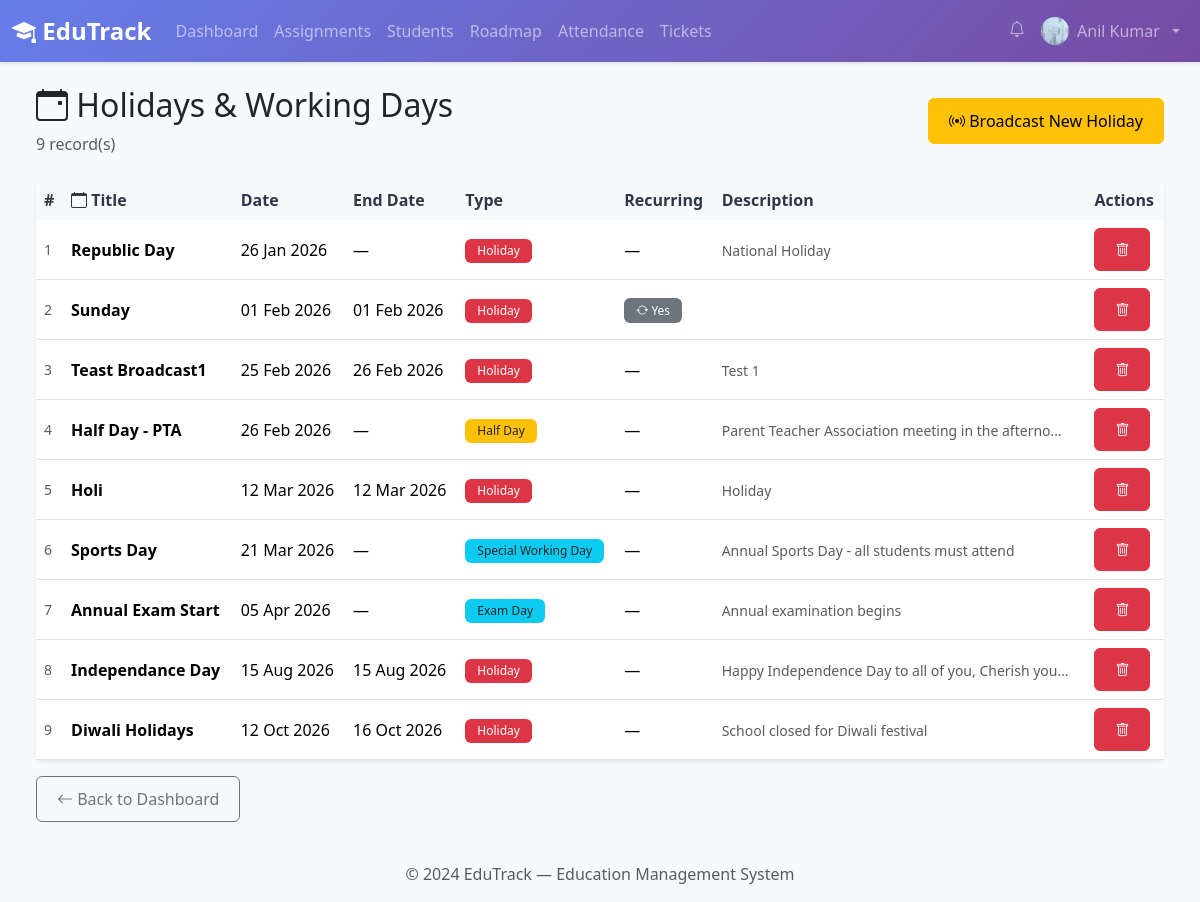
Page /admin-panel/holidays/ (signed in) on the committed database.
### core/models.py (models this page shows, shortened)
class UserProfile(models.Model):
    ROLE_CHOICES = [
        ('admin', 'Administrator'),
        ('teacher', 'Teacher'),
        ('student', 'Student'),
        ('parent', 'Parent'),
    ]
    user = models.OneToOneField(
        User,
        on_delete=models.CASCADE,
        related_name='profile'
    )
    role = models.CharField(
        max_length=20,
        choices=ROLE_CHOICES,
        default='student'
    )
    phone_number = models.CharField(
        max_length=15,
        blank=True,
        help_text='Contact phone number'
    )
    profile_photo = models.ImageField(
        upload_to='profile_photos/',
        null=True,
        blank=True,
        validators=[validate_image_extension],
        help_text='Profile picture (JPG, PNG, GIF)'
    )
    date_of_birth = models.DateField(null=True, blank=True)
    address = models.TextField(blank=True, help_text='Residential address')
    pending_amount = models.DecimalField(
        max_digits=10,
        decimal_places=2,
        default=0.00,
        help_text='Running total of unpaid/overdue fees (auto-updated)'
    )
    created_at = models.DateTimeField(auto_now_add=True)
    updated_at = models.DateTimeField(auto_now=True)
    class Meta:
        verbose_name = 'User Profile'
        verbose_name_plural = 'User Profiles'
        ordering = ['user__first_name', 'user__last_name']

class Holiday(models.Model):
    HOLIDAY_TYPE_CHOICES = [
        ('holiday', 'Holiday'),
        ('working_day', 'Special Working Day'),
        ('half_day', 'Half Day'),
        ('exam', 'Exam Day'),
    ]
    title = models.CharField(max_length=200)
    date = models.DateField()
    end_date = models.DateField(null=True, blank=True, help_text='End date for multi-day events')
    description = models.TextField(blank=True)
    holiday_type = models.CharField(max_length=20, choices=HOLIDAY_TYPE_CHOICES, default='holiday')
    is_recurring = models.BooleanField(default=False)
    created_by = models.ForeignKey(User, on_delete=models.CASCADE, related_name='created_holidays')
    created_at = models.DateTimeField(auto_now_add=True)
    class Meta:
        verbose_name = 'Holiday'
        verbose_name_plural = 'Holidays'
        ordering = ['date']

### core/views.py (the view)
# urls.py: path('admin-panel/holidays/', HolidayListView.as_view(), name='holiday_list'),
class HolidayListView(LoginRequiredMixin, ListView):
    model = Holiday
    template_name = 'admin/holiday_list.html'
    context_object_name = 'holidays'
    def get_queryset(self):
        return Holiday.objects.all().order_by('date')

### templates/admin/holiday_list.html (shortened to what this page needs)
{% extends 'base.html' %}
{% block content %}
<div class="container-fluid">
  <div class="d-flex justify-content-between align-items-center mb-4">
    <div>
      <h2><i class="bi bi-calendar-event"></i> Holidays & Working Days</h2>
      <p class="text-muted mb-0">{{ holidays|length }} record(s)</p>
    </div>
    <a href="{% url 'holiday_add' %}" class="btn btn-warning">
      <i class="bi bi-broadcast"></i> Broadcast New Holiday
    </a>
  </div>
  <div class="card shadow-sm">
    <div class="card-body p-0">
      <div class="table-responsive">
        <table class="table table-hover align-middle mb-0">
          <thead class="table-dark">
            <tr>
              <th>#</th>
              <th><i class="bi bi-calendar"></i> Title</th>
              <th>Date</th>
              <th>End Date</th>
              <th>Type</th>
              <th>Recurring</th>
              <th>Description</th>
              <th>Actions</th>
            </tr>
          </thead>
          <tbody>
            {% for holiday in holidays %}
            <tr class="{% if holiday.date < today %}text-muted{% endif %}">
              <td class="text-muted small">{{ forloop.counter }}</td>
              <td class="fw-semibold">{{ holiday.title }}</td>
              <td>
                <span class="{% if holiday.date >= today %}text-danger fw-semibold{% endif %}">
                  {{ holiday.date|date:"d M Y" }}
                </span>
              </td>
              <td>{{ holiday.end_date|date:"d M Y"|default:"—" }}</td>
              <td>
                {% if holiday.holiday_type == 'holiday' %}
                  <span class="badge bg-danger">Holiday</span>
                {% elif holiday.holiday_type == 'working' %}
                  <span class="badge bg-success">Working Day</span>
                {% elif holiday.holiday_type == 'half_day' %}
                  <span class="badge bg-warning text-dark">Half Day</span>
                {% else %}
                  <span class="badge bg-info text-dark">{{ holiday.get_holiday_type_display }}</span>
                {% endif %}
              </td>
              <td>
                {% if holiday.is_recurring %}
                  <span class="badge bg-secondary"><i class="bi bi-arrow-repeat"></i> Yes</span>
                {% else %}—{% endif %}
              </td>
              <td>
                <span class="text-muted small">{{ holiday.description|truncatechars:50 }}</span>
              </td>
              <td>
                <form method="post" action="{% url 'holiday_delete' holiday.pk %}" class="d-inline"
                      onsubmit="return confirm('Delete {{ holiday.title }}?')">
                  <button type="submit" class="btn btn-sm btn-danger" title="Delete">
                    <i class="bi bi-trash"></i>
                  </button>
                </form>
              </td>
            </tr>
            {% endfor %}
          </tbody>
        </table>
      </div>
    </div>
  </div>
  <div class="mt-3">
    <a href="{% url 'admin_dashboard' %}" class="btn btn-outline-secondary">
      <i class="bi bi-arrow-left"></i> Back to Dashboard
    </a>
  </div>
</div>
{% endblock %}

### templates/base.html (shortened to what this page needs)
{% load static %}
<!DOCTYPE html>
<html lang="en">
<head>
  <link href="https://cdn.jsdelivr.net/npm/bootstrap@5.3.2/dist/css/bootstrap.min.css" rel="stylesheet">
  <link rel="stylesheet" href="https://cdn.jsdelivr.net/npm/bootstrap-icons@1.11.1/font/bootstrap-icons.css">
  <link rel="stylesheet" href="{% static 'css/style.css' %}">
</head>
<body>
  {% if user.is_authenticated %}
  <nav class="navbar navbar-expand-lg navbar-dark" style="background: linear-gradient(135deg,#667eea,#764ba2)">
    <div class="container-fluid">
      <a class="navbar-brand fw-bold" href="{% url 'dashboard' %}">
        <i class="bi bi-mortarboard-fill"></i> EduTrack
      </a>
      <div class="collapse navbar-collapse" id="navbarNav">
        <ul class="navbar-nav me-auto">
          {% if user.profile.role == 'admin' or user.is_superuser %}
          <li class="nav-item"><a class="nav-link" href="{% url 'admin_dashboard' %}"><i class="bi bi-speedometer2"></i> Dashboard</a></li>
          <li class="nav-item dropdown">
            <a class="nav-link dropdown-toggle" href="#" data-bs-toggle="dropdown">Administrative</a>
            <ul class="dropdown-menu">
              <li><a class="dropdown-item" href="{% url 'admin_teacher_attendance' %}"><i class="bi bi-person-check"></i> Attendance</a></li>
              <li><a class="dropdown-item" href="{% url 'admin_finance' %}"><i class="bi bi-cash-stack"></i> Finance</a></li>
              <li><a class="dropdown-item" href="{% url 'admin_teacher_performance' %}"><i class="bi bi-graph-up"></i> Performance</a></li>
            </ul>
          </li>
          <li class="nav-item"><a class="nav-link" href="{% url 'all_roadmaps' %}"><i class="bi bi-map"></i> Roadmaps</a></li>
          <li class="nav-item"><a class="nav-link" href="{% url 'holiday_list' %}"><i class="bi bi-calendar-event"></i> Holidays</a></li>
          <li class="nav-item"><a class="nav-link" href="{% url 'admin_analytics' %}"><i class="bi bi-bar-chart"></i> Analytics</a></li>
          {% elif user.profile.role == 'teacher' %}
          <li class="nav-item"><a class="nav-link" href="{% url 'teacher_dashboard' %}">Dashboard</a></li>
          <li class="nav-item"><a class="nav-link" href="{% url 'assignment_list' %}">Assignments</a></li>
          <li class="nav-item"><a class="nav-link" href="{% url 'student_list' %}">Students</a></li>
          <li class="nav-item"><a class="nav-link" href="{% url 'roadmap_list' %}">Roadmap</a></li>
          <li class="nav-item"><a class="nav-link" href="{% url 'mark_attendance' %}">Attendance</a></li>
          <li class="nav-item"><a class="nav-link" href="{% url 'teacher_tickets' %}">Tickets</a></li>
          {% elif user.profile.role == 'parent' %}
          <li class="nav-item"><a class="nav-link" href="{% url 'parent_dashboard' %}">Dashboard</a></li>
          <li class="nav-item"><a class="nav-link" href="{% url 'public_roadmaps' %}">Roadmaps</a></li>
          <li class="nav-item"><a class="nav-link" href="{% url 'parent_feedback' %}">Feedback</a></li>
          {% endif %}
        </ul>
        <ul class="navbar-nav">
          <li class="nav-item">
            <a class="nav-link position-relative" {% if request.user.profile.role == 'admin' %}
							href="{% url 'admin_notifications' %}"
						{% else %}
							href="{% url 'notifications' %}"
						{% endif %}>
              <i class="bi bi-bell"></i>
            </a>
          </li>
          <li class="nav-item dropdown">
            <a class="nav-link dropdown-toggle d-flex align-items-center gap-2" href="#" data-bs-toggle="dropdown">
              {% if user.profile.profile_photo %}
                <img src="{{ user.profile.profile_photo.url }}" class="rounded-circle" width="28" height="28" style="object-fit:cover;">
              {% else %}
                <i class="bi bi-person-circle"></i>
              {% endif %}
              {{ user.get_full_name|default:user.username }}
            </a>
          </li>
        </ul>
      </div>
    </div>
  </nav>
  {% endif %}
  <div class="container-fluid py-4 px-4">
    {% block content %}{% endblock %}
  </div>
  <footer class="footer mt-auto py-3 bg-light">
    <div class="container text-center">
      <span class="text-muted">© 2024 EduTrack — Education Management System</span>
    </div>
  </footer>
</body>
</html>

### static/css/style.css (style rules this page uses)
:root { --primary-color: #667eea; --secondary-color: #764ba2; --success-color: #48bb78; --danger-color: #f56565; --warning-color: #ed8936; --info-color: #4299e1; --dark-color: #2d3748; --light-color: #f7fafc; }
body { font-family: 'Segoe UI', Tahoma, Geneva, Verdana, sans-serif; background-color: #f8f9fa; }
.navbar-brand { font-weight: 700; font-size: 1.5rem; }
.navbar { box-shadow: 0 2px 4px rgba(0,0,0,.1); }
.card { border: none; box-shadow: 0 2px 8px rgba(0,0,0,.1); transition: transform 0.2s, box-shadow 0.2s; }
.btn { border-radius: 6px; font-weight: 500; padding: 10px 20px; transition: all 0.3s; }
.table { background: white; }
.table thead th { background-color: var(--light-color); color: var(--dark-color); font-weight: 600; border: none; }
.badge { padding: 6px 12px; font-weight: 500; border-radius: 6px; }
.footer { margin-top: 50px; padding: 20px 0; background-color: var(--light-color); text-align: center; color: #718096; }

### rows in the picture
Holiday: title "Republic Day", date "26 Jan 2026", end_date "—", holiday_type "Holiday", description "National Holiday"
Holiday: title "Sunday", date "01 Feb 2026", end_date "01 Feb 2026", holiday_type "Holiday", is_recurring True (drawn)
Holiday: title "Teast Broadcast1", date "25 Feb 2026", end_date "26 Feb 2026", holiday_type "Holiday", description "Test 1"
Holiday: title "Half Day - PTA", date "26 Feb 2026", end_date "—", holiday_type "Half Day", description "Parent Teacher Association meeting in the afterno…"
Holiday: title "Holi", date "12 Mar 2026", end_date "12 Mar 2026", holiday_type "Holiday", description "Holiday"
Holiday: title "Sports Day", date "21 Mar 2026", end_date "—", holiday_type "Special Working Day", description "Annual Sports Day - all students must attend"
Holiday: title "Annual Exam Start", date "05 Apr 2026", end_date "—", holiday_type "Exam Day", description "Annual examination begins"
Holiday: title "Independance Day", date "15 Aug 2026", end_date "15 Aug 2026", holiday_type "Holiday", description "Happy Independence Day to all of you, Cherish you…"
Holiday: title "Diwali Holidays", date "12 Oct 2026", end_date "16 Oct 2026", holiday_type "Holiday", description "School closed for Diwali festival"

### other values in the picture
{{ user.get_full_name|default:user.username }} "Anil Kumar"
{{ holidays|length }} "9"
